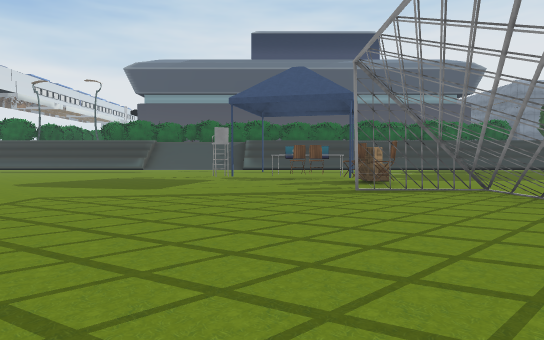
view 1 (above)

20 first-person views from a walk through a Unity game level. The camera is 1.3 m above the floor, tilts 2° down and sees 75° across. The floor is counted in squares, 2.32 m on a side. Each view is taken from the middle of a square. On the plan, view 1 faces up. The plan holds only what a view shows up to about 10 squares ahead; the rest is blank. The place goes on beyond the plan. The player is left out. Some surface patterns are stand-ins.

view 2
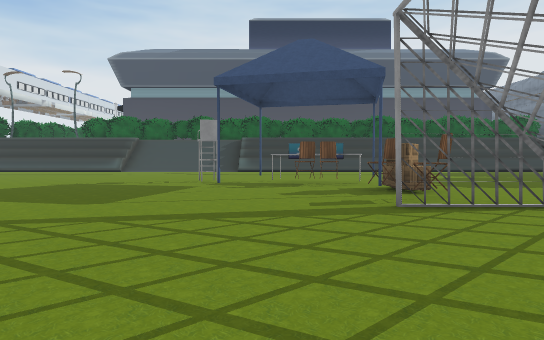

view 3
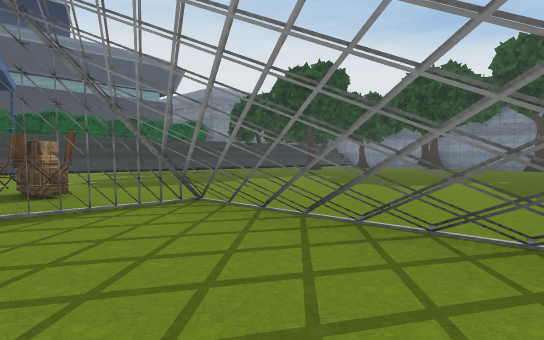

view 4
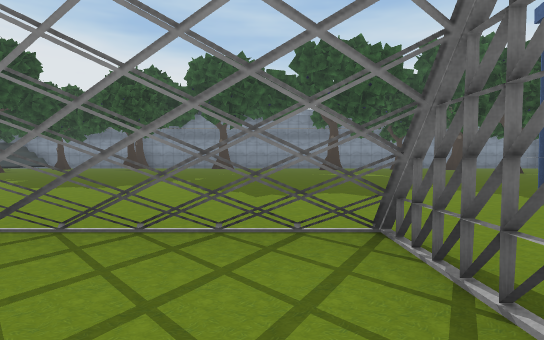

view 5
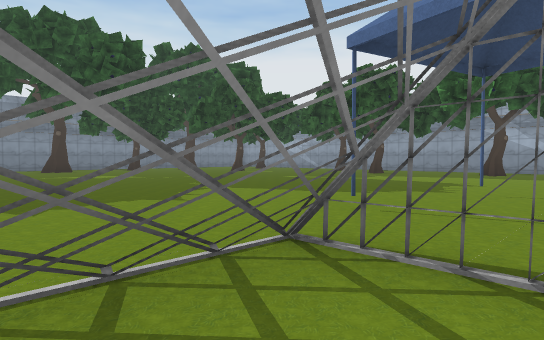

view 6
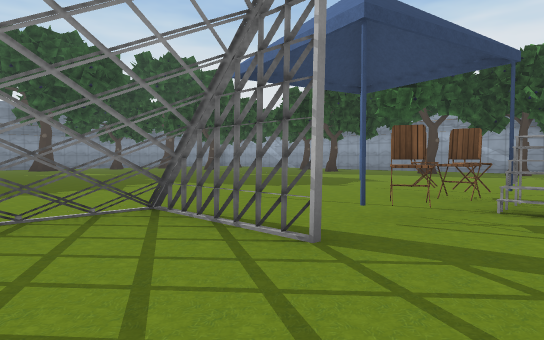

view 7
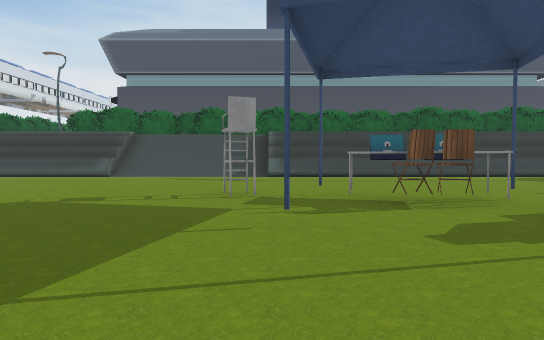

view 8
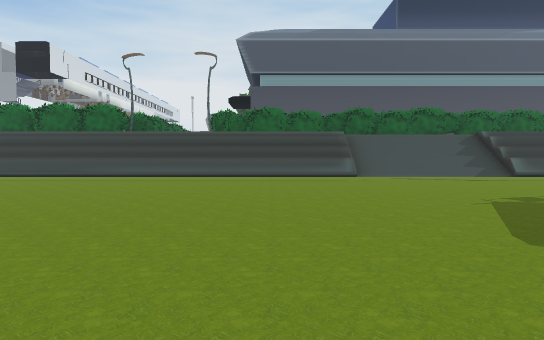

view 9
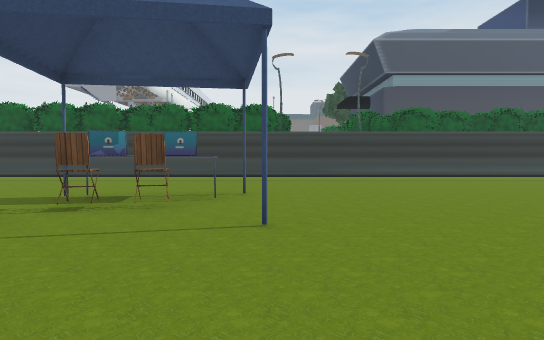

view 10
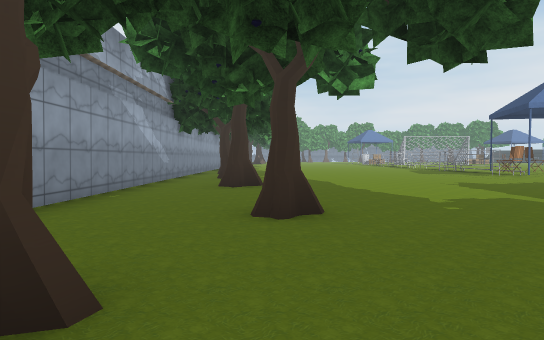

view 11
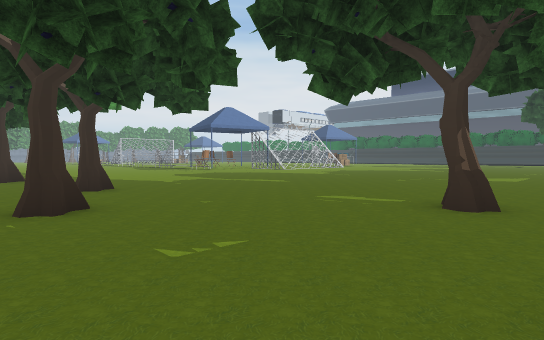

view 12
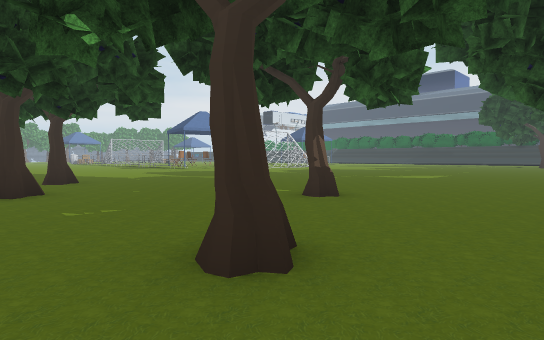

view 13
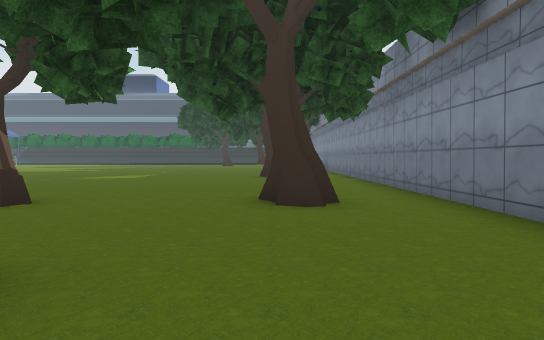

view 14
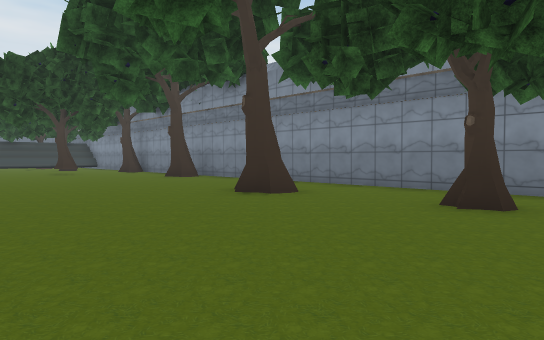

view 15
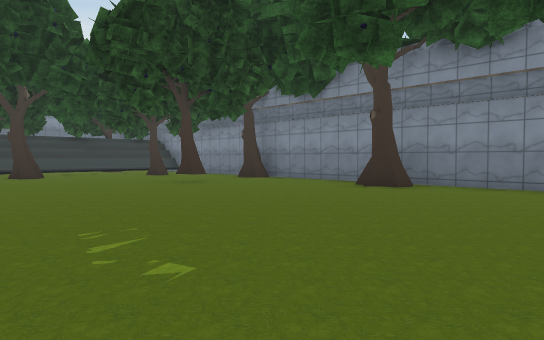

view 16
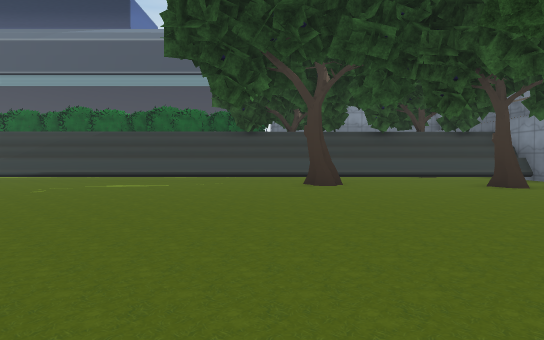

view 17
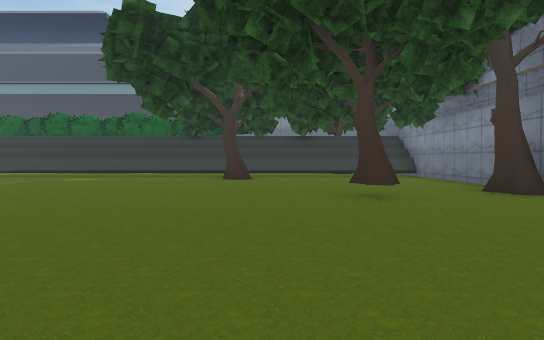

view 18
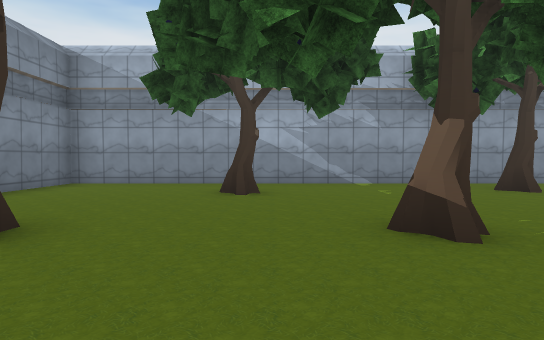

view 19
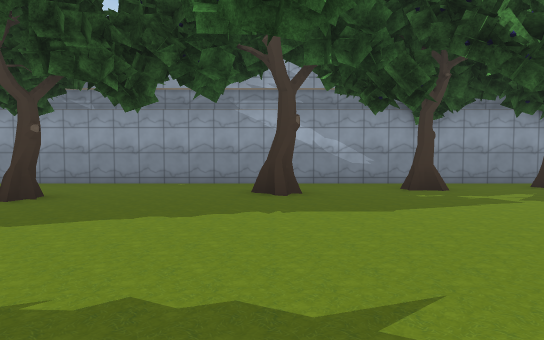

view 20
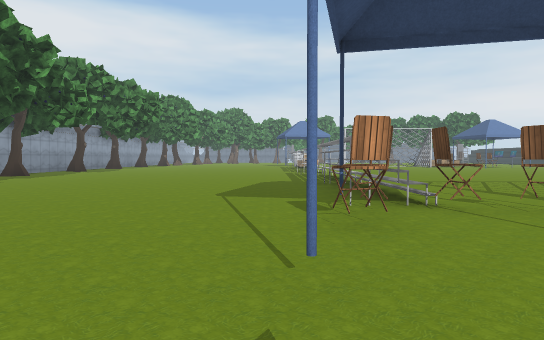

### Floor plan
Points are (right, up) in squares from view 1. A wall is a line through its corners. A room is listed if a view was taken in it or the views show most of it. See-through windows are left out.
Room 1 (views 1, 2, 3, 4, 5, 6, 7, 8, 9, 10, 11, 12, 13, 14, 15, 16, 17, 18, 19, 20)
walls: (1.4, 1.2) (3.6, 1.2); (3.2, 6) (1.4, 6); (5.1, -9.3) (5.3, -9.8); (-0.9, -11.7) (19.3, -11.6) (19.3, -9.6); (5.7, 13.8) (-1.1, 13.8) (-1.1, 14.6); (-4.9, 13.6) (-17.5, 13.6); (-5.3, 13.8) (-15.6, 13.8); (-4.9, 14.1) (-15, 14.1); (17, -1) (16.8, -0.7) (16.8, -0.5); (17.3, -1.2) (16.8, -1); (14.2, 12) (13.9, 12.1) (13.8, 12.5); (18.5, 4.1) (18.3, 4.5); (14, 13.8) (6.2, 13.8); (17.6, -6.7) (17.2, -6.8) (16.9, -6.3); (18.8, 8.3) (18.6, 8.8); (19.3, 8.6) (19.3, 14.1) (-1.1, 14.1); (19.3, -8) (19.3, 7.9); (-16.4, 13.8) (-17.5, 13.8); (18.6, 13.8) (14.5, 13.8); (19.4, 13.6) (-1.1, 13.6)
ways out: gap at (3, 4.5)
objects: table (-16, 10); other object (-15, 9); laptop (-15, 10); other object (-14, 9); laptop (-14, 10); tent (-13, 8); tent (-1, 8); other object (-1, 10); tree (0, -11); table (0, 10); other object (1, -2); other object (1, -1); other object (1, 0); other object (1, 9); laptop (1, 10); tree (2, -10); other object (2, -2); other object (2, 7); other object (2, 8); table (2, 10); other object (3, 8); tent (4, 0); tree (9, -9); tree (11, -10); tree (14, -7); tree (16, -10); tree (16, 8) to (17, 8); tree (18, -4); tree (18, 12)

Positions as (right, up) in squares from view 1, and headings:
1: (0, 0), facing up
2: (0, 2), facing up
3: (1, 2), facing up-right
4: (1, 2), facing right
5: (2, 3), facing down-right
6: (0, 3), facing down-right
7: (-1, 5), facing up
8: (-7, 5), facing up
9: (-13, 5), facing up
10: (12, -9), facing left
11: (15, -11), facing up-left
12: (17, -11), facing up-left
13: (17, -11), facing up
14: (13, -5), facing up-right
15: (12, 1), facing up-right
16: (13, 5), facing up
17: (15, 3), facing up
18: (15, -4), facing down
19: (5, -4), facing down
20: (5, -3), facing left
